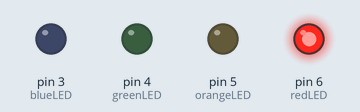
Simulated run of this sketch. Board: Arduino Uno, built with avr-gcc and run on an emulated ATmega328P. Shown: output pins drawn as LEDs (lit = HIGH).

Above: at 0.3 s.
At 3.1 s:
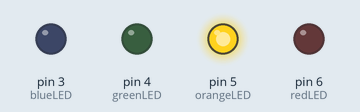
Timing chart, 0 to 7.3 s (numbered marks = the images above):
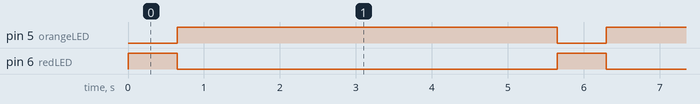

The sketch:

IR_NAIM.ino
```cpp
#include "IRremote.h"

IRsend irsend;

int redLED = 6;
int orangeLED = 5;
int greenLED = 4;
int blueLED = 3;

void setup()
{
  Serial.begin(9600);
  pinMode(redLED, OUTPUT);
  pinMode(orangeLED, OUTPUT);
  pinMode(greenLED, OUTPUT);
  pinMode(blueLED, OUTPUT);
}

int khz=38; //NB Change this default value as neccessary to the correct modulation frequency

void loop() {
  digitalWrite(redLED, HIGH);

  for (int i = 0; i < 3; i++) {
    irsend.sendRC5(0x411, 12);
    delay(40);
    irsend.sendRC5(0xC11, 12);
    delay(40);
  }
  digitalWrite(redLED, LOW);
  digitalWrite(orangeLED, HIGH);
  delay(5000); //5 second delay between each signal burst
  digitalWrite(orangeLED, LOW);
}
```

Measured:
- by itself, pin 5 (orangeLED): alternates HIGH for 5.0 s and LOW for 0.65 s
- by itself, pin 6 (redLED): alternates HIGH for 0.65 s and LOW for 5.0 s
- by itself, everything shown: repeats every 5.6 s, in 3 steps
